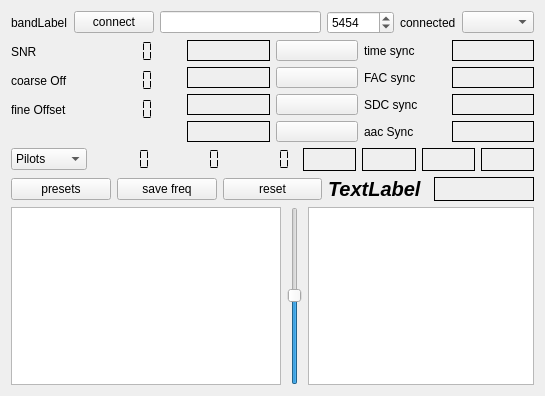
<?xml version="1.0" encoding="UTF-8"?>
<ui version="4.0">
 <class>drmdecoder</class>
 <widget class="QWidget" name="drmdecoder">
  <property name="geometry">
   <rect>
    <x>0</x>
    <y>0</y>
    <width>545</width>
    <height>396</height>
   </rect>
  </property>
  <property name="windowTitle">
   <string>drm decoder</string>
  </property>
  <layout class="QVBoxLayout" name="verticalLayout">
   <item>
    <layout class="QHBoxLayout" name="horizontalLayout_3">
     <item>
      <widget class="QLabel" name="bandLabel">
       <property name="text">
        <string>bandLabel</string>
       </property>
      </widget>
     </item>
     <item>
      <widget class="QPushButton" name="startButton">
       <property name="text">
        <string>connect</string>
       </property>
      </widget>
     </item>
     <item>
      <widget class="QLineEdit" name="hostNameSelector"/>
     </item>
     <item>
      <widget class="QSpinBox" name="portSelector">
       <property name="maximum">
        <number>100000</number>
       </property>
       <property name="value">
        <number>5454</number>
       </property>
      </widget>
     </item>
     <item>
      <widget class="QLabel" name="connectLabel">
       <property name="text">
        <string>connected</string>
       </property>
      </widget>
     </item>
     <item>
      <widget class="QComboBox" name="streamOutSelector"/>
     </item>
    </layout>
   </item>
   <item>
    <layout class="QHBoxLayout" name="horizontalLayout">
     <item>
      <layout class="QFormLayout" name="formLayout">
       <item row="0" column="0">
        <widget class="QLabel" name="label_5">
         <property name="text">
          <string>SNR</string>
         </property>
        </widget>
       </item>
       <item row="0" column="1">
        <widget class="QLCDNumber" name="snrDisplay">
         <property name="toolTip">
          <string>&lt;html&gt;&lt;head/&gt;&lt;body&gt;&lt;p&gt;Rhe SNR as computed by sdrconnect of the currently selected signal&lt;/p&gt;&lt;p&gt;&lt;br/&gt;&lt;/p&gt;&lt;/body&gt;&lt;/html&gt;</string>
         </property>
         <property name="frameShape">
          <enum>QFrame::Shape::NoFrame</enum>
         </property>
         <property name="segmentStyle">
          <enum>QLCDNumber::SegmentStyle::Flat</enum>
         </property>
        </widget>
       </item>
       <item row="1" column="0">
        <widget class="QLabel" name="label_6">
         <property name="text">
          <string>coarse Off</string>
         </property>
        </widget>
       </item>
       <item row="1" column="1">
        <widget class="QLCDNumber" name="show_int_offset">
         <property name="toolTip">
          <string>&lt;html&gt;&lt;head/&gt;&lt;body&gt;&lt;p&gt;&amp;quot;Coarse frequency offset as measured by the software, telling essentially the number of &amp;quot;bin&amp;quot;s off the correct position&lt;/p&gt;&lt;p&gt;&lt;br/&gt;&lt;/p&gt;&lt;p&gt;&lt;br/&gt;&lt;/p&gt;&lt;/body&gt;&lt;/html&gt;</string>
         </property>
         <property name="frameShape">
          <enum>QFrame::Shape::NoFrame</enum>
         </property>
         <property name="segmentStyle">
          <enum>QLCDNumber::SegmentStyle::Flat</enum>
         </property>
        </widget>
       </item>
       <item row="2" column="0">
        <widget class="QLabel" name="label_7">
         <property name="text">
          <string>fine Offset</string>
         </property>
        </widget>
       </item>
       <item row="2" column="1">
        <widget class="QLCDNumber" name="show_small_offset">
         <property name="toolTip">
          <string>&lt;html&gt;&lt;head/&gt;&lt;body&gt;&lt;p&gt;Fine frequency offset as measured by the software (i.e. the offset to the nearest carrier). Carrier distance is app 44 Hz.&lt;/p&gt;&lt;/body&gt;&lt;/html&gt;</string>
         </property>
         <property name="frameShape">
          <enum>QFrame::Shape::NoFrame</enum>
         </property>
         <property name="segmentStyle">
          <enum>QLCDNumber::SegmentStyle::Flat</enum>
         </property>
        </widget>
       </item>
      </layout>
     </item>
     <item>
      <layout class="QGridLayout" name="gridLayout">
       <item row="0" column="0">
        <widget class="QLabel" name="countryLabel">
         <property name="frameShape">
          <enum>QFrame::Shape::Box</enum>
         </property>
         <property name="text">
          <string/>
         </property>
        </widget>
       </item>
       <item row="0" column="1">
        <widget class="QPushButton" name="channel_1">
         <property name="maximumSize">
          <size>
           <width>16777215</width>
           <height>21</height>
          </size>
         </property>
         <property name="toolTip">
          <string>&lt;html&gt;&lt;head/&gt;&lt;body&gt;&lt;p&gt;Visibility of the button suggests the availability of a DRM channel.&lt;/p&gt;&lt;/body&gt;&lt;/html&gt;</string>
         </property>
         <property name="text">
          <string/>
         </property>
        </widget>
       </item>
       <item row="1" column="0">
        <widget class="QLabel" name="timeLabel">
         <property name="frameShape">
          <enum>QFrame::Shape::Box</enum>
         </property>
         <property name="text">
          <string/>
         </property>
        </widget>
       </item>
       <item row="1" column="1">
        <widget class="QPushButton" name="channel_2">
         <property name="maximumSize">
          <size>
           <width>16777215</width>
           <height>21</height>
          </size>
         </property>
         <property name="text">
          <string/>
         </property>
        </widget>
       </item>
       <item row="2" column="0">
        <widget class="QLabel" name="programTypeLabel">
         <property name="frameShape">
          <enum>QFrame::Shape::Box</enum>
         </property>
         <property name="text">
          <string/>
         </property>
        </widget>
       </item>
       <item row="2" column="1">
        <widget class="QPushButton" name="channel_3">
         <property name="maximumSize">
          <size>
           <width>16777215</width>
           <height>21</height>
          </size>
         </property>
         <property name="text">
          <string/>
         </property>
        </widget>
       </item>
       <item row="3" column="0">
        <widget class="QLabel" name="aacDataLabel">
         <property name="frameShape">
          <enum>QFrame::Shape::Box</enum>
         </property>
         <property name="text">
          <string/>
         </property>
        </widget>
       </item>
       <item row="3" column="1">
        <widget class="QPushButton" name="channel_4">
         <property name="maximumSize">
          <size>
           <width>16777215</width>
           <height>21</height>
          </size>
         </property>
         <property name="text">
          <string/>
         </property>
        </widget>
       </item>
      </layout>
     </item>
     <item>
      <layout class="QGridLayout" name="gridLayout_2">
       <item row="0" column="0">
        <widget class="QLabel" name="label_2">
         <property name="text">
          <string>time sync</string>
         </property>
        </widget>
       </item>
       <item row="0" column="1">
        <widget class="QLabel" name="timeSyncLabel">
         <property name="toolTip">
          <string>&lt;html&gt;&lt;head/&gt;&lt;body&gt;&lt;p&gt;Time sync label, green means time synchronization is OK.&lt;/p&gt;&lt;/body&gt;&lt;/html&gt;</string>
         </property>
         <property name="frameShape">
          <enum>QFrame::Shape::Box</enum>
         </property>
         <property name="text">
          <string/>
         </property>
        </widget>
       </item>
       <item row="1" column="0">
        <widget class="QLabel" name="label_3">
         <property name="text">
          <string>FAC sync</string>
         </property>
        </widget>
       </item>
       <item row="1" column="1">
        <widget class="QLabel" name="facSyncLabel">
         <property name="toolTip">
          <string>&lt;html&gt;&lt;head/&gt;&lt;body&gt;&lt;p&gt;FAC sync label, Green means that FAC's could be decoded (easy, often 4QAM).&lt;/p&gt;&lt;/body&gt;&lt;/html&gt;</string>
         </property>
         <property name="frameShape">
          <enum>QFrame::Shape::Box</enum>
         </property>
         <property name="text">
          <string/>
         </property>
        </widget>
       </item>
       <item row="2" column="0">
        <widget class="QLabel" name="label_4">
         <property name="text">
          <string>SDC sync</string>
         </property>
        </widget>
       </item>
       <item row="2" column="1">
        <widget class="QLabel" name="sdcSyncLabel">
         <property name="toolTip">
          <string>&lt;html&gt;&lt;head/&gt;&lt;body&gt;&lt;p&gt;SDC sync label, green means SDC's could be decoded (usually 16 QAM).&lt;/p&gt;&lt;/body&gt;&lt;/html&gt;</string>
         </property>
         <property name="frameShape">
          <enum>QFrame::Shape::Box</enum>
         </property>
         <property name="text">
          <string/>
         </property>
        </widget>
       </item>
       <item row="3" column="0">
        <widget class="QLabel" name="label">
         <property name="text">
          <string>aac Sync</string>
         </property>
        </widget>
       </item>
       <item row="3" column="1">
        <widget class="QLabel" name="faadSyncLabel">
         <property name="toolTip">
          <string>&lt;html&gt;&lt;head/&gt;&lt;body&gt;&lt;p&gt;Faad sync label. Green means that the AAC decoder could decode audio.&lt;/p&gt;&lt;/body&gt;&lt;/html&gt;</string>
         </property>
         <property name="frameShape">
          <enum>QFrame::Shape::Box</enum>
         </property>
         <property name="text">
          <string/>
         </property>
        </widget>
       </item>
      </layout>
     </item>
    </layout>
   </item>
   <item>
    <layout class="QHBoxLayout" name="horizontalLayout_6">
     <item>
      <layout class="QHBoxLayout" name="horizontalLayout_4">
       <item>
        <widget class="QComboBox" name="modeSelector">
         <item>
          <property name="text">
           <string>Pilots</string>
          </property>
         </item>
         <item>
          <property name="text">
           <string>Channel</string>
          </property>
         </item>
        </widget>
       </item>
       <item>
        <widget class="QLCDNumber" name="fac_mer">
         <property name="toolTip">
          <string>&lt;html&gt;&lt;head/&gt;&lt;body&gt;&lt;p&gt;Estimate of the SNR of the DRM signal.&lt;/p&gt;&lt;/body&gt;&lt;/html&gt;</string>
         </property>
         <property name="frameShape">
          <enum>QFrame::Shape::NoFrame</enum>
         </property>
         <property name="frameShadow">
          <enum>QFrame::Shadow::Plain</enum>
         </property>
         <property name="lineWidth">
          <number>0</number>
         </property>
         <property name="segmentStyle">
          <enum>QLCDNumber::SegmentStyle::Flat</enum>
         </property>
        </widget>
       </item>
       <item>
        <widget class="QLCDNumber" name="sdc_mer">
         <property name="frameShape">
          <enum>QFrame::Shape::NoFrame</enum>
         </property>
         <property name="segmentStyle">
          <enum>QLCDNumber::SegmentStyle::Flat</enum>
         </property>
        </widget>
       </item>
       <item>
        <widget class="QLCDNumber" name="msc_mer">
         <property name="frameShape">
          <enum>QFrame::Shape::NoFrame</enum>
         </property>
         <property name="segmentStyle">
          <enum>QLCDNumber::SegmentStyle::Flat</enum>
         </property>
        </widget>
       </item>
      </layout>
     </item>
     <item>
      <layout class="QHBoxLayout" name="horizontalLayout_5">
       <item>
        <widget class="QLabel" name="spectrumIndicator">
         <property name="frameShape">
          <enum>QFrame::Shape::Box</enum>
         </property>
         <property name="text">
          <string/>
         </property>
        </widget>
       </item>
       <item>
        <widget class="QLabel" name="modeIndicator">
         <property name="frameShape">
          <enum>QFrame::Shape::Box</enum>
         </property>
         <property name="text">
          <string/>
         </property>
        </widget>
       </item>
       <item>
        <widget class="QLabel" name="datacoding">
         <property name="frameShape">
          <enum>QFrame::Shape::Box</enum>
         </property>
         <property name="text">
          <string/>
         </property>
        </widget>
       </item>
       <item>
        <widget class="QLabel" name="audioModelabel">
         <property name="frameShape">
          <enum>QFrame::Shape::Box</enum>
         </property>
         <property name="text">
          <string/>
         </property>
        </widget>
       </item>
      </layout>
     </item>
    </layout>
   </item>
   <item>
    <layout class="QHBoxLayout" name="horizontalLayout_2">
     <item>
      <widget class="QPushButton" name="presetButton">
       <property name="text">
        <string>presets</string>
       </property>
      </widget>
     </item>
     <item>
      <widget class="QPushButton" name="saveFreqButton">
       <property name="text">
        <string>save freq</string>
       </property>
      </widget>
     </item>
     <item>
      <widget class="QPushButton" name="resetButton">
       <property name="text">
        <string>reset</string>
       </property>
      </widget>
     </item>
     <item>
      <widget class="QLabel" name="selectedService">
       <property name="font">
        <font>
         <pointsize>15</pointsize>
         <italic>true</italic>
         <bold>true</bold>
        </font>
       </property>
       <property name="text">
        <string>TextLabel</string>
       </property>
      </widget>
     </item>
     <item>
      <widget class="QLabel" name="messageLabel">
       <property name="frameShape">
        <enum>QFrame::Shape::Box</enum>
       </property>
       <property name="text">
        <string/>
       </property>
      </widget>
     </item>
    </layout>
   </item>
   <item>
    <layout class="QHBoxLayout" name="horizontalLayout_7">
     <item>
      <widget class="clickableChart" name="equalizerDisplay"/>
     </item>
     <item>
      <widget class="QSlider" name="scopeSlider">
       <property name="value">
        <number>50</number>
       </property>
       <property name="orientation">
        <enum>Qt::Orientation::Vertical</enum>
       </property>
      </widget>
     </item>
     <item>
      <widget class="clickableChart" name="iqPlotter">
       <property name="maximumSize">
        <size>
         <width>226</width>
         <height>16777215</height>
        </size>
       </property>
      </widget>
     </item>
    </layout>
   </item>
  </layout>
 </widget>
 <customwidgets>
  <customwidget>
   <class>clickableChart</class>
   <extends>QGraphicsView</extends>
   <header>clickable-chart.h</header>
  </customwidget>
 </customwidgets>
 <resources/>
 <connections/>
</ui>
